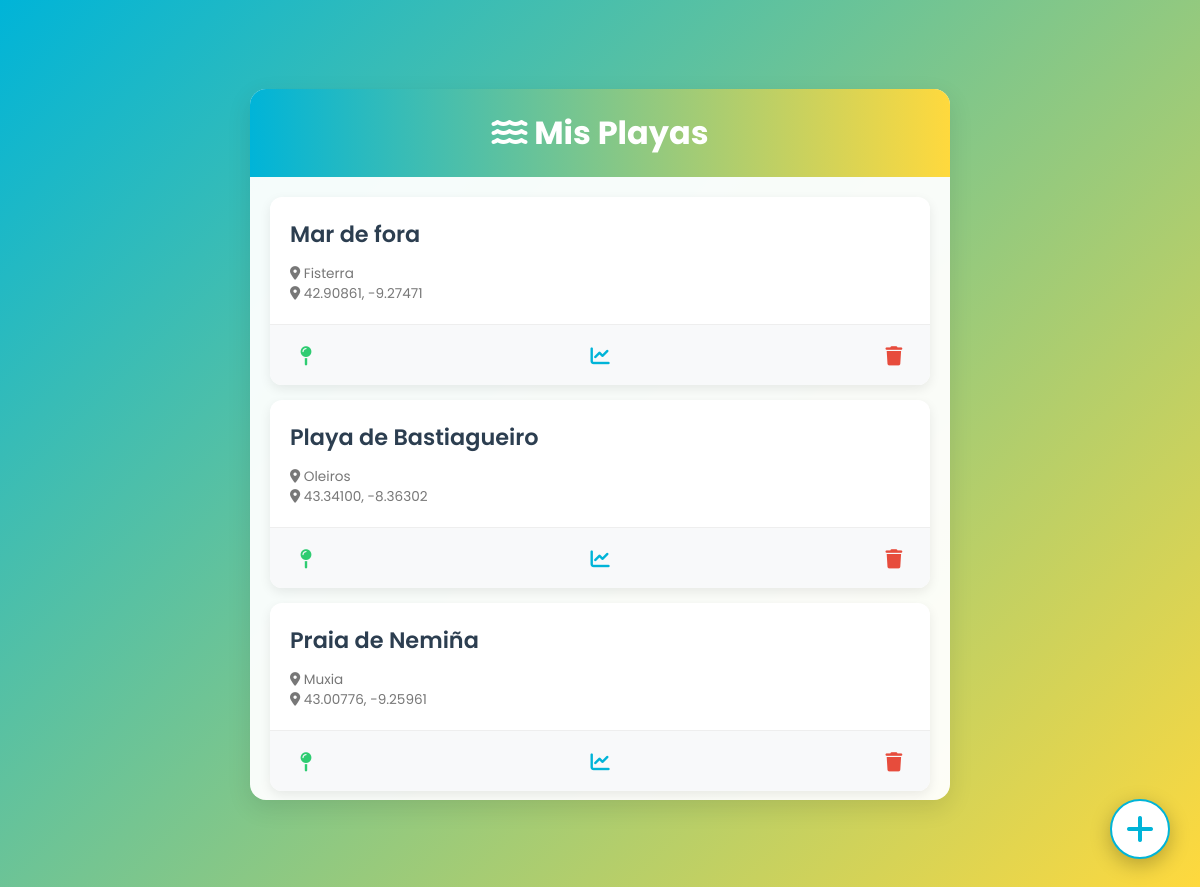
/playas/ (signed in), run on an earlier commit of the app's database.
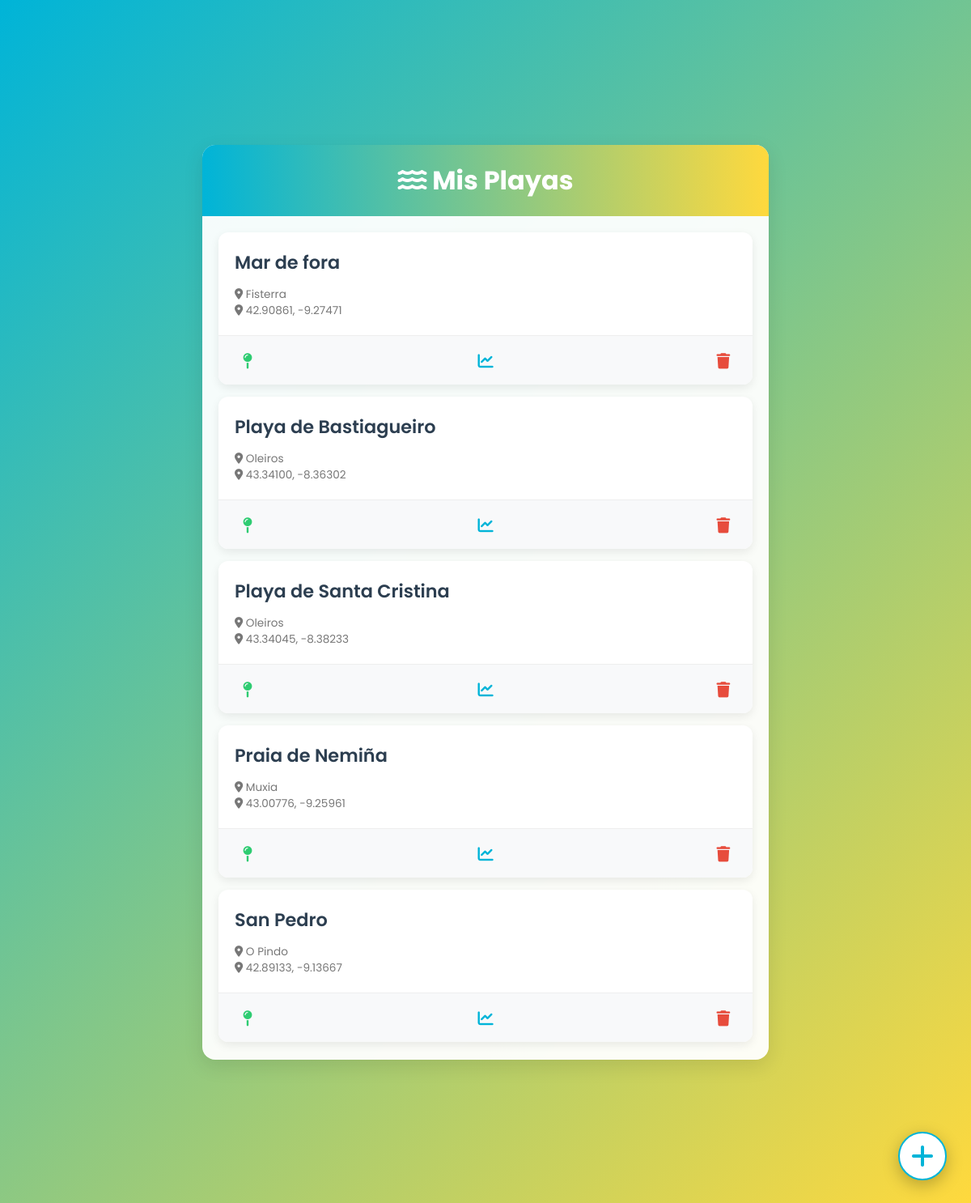
And on a later commit of the database.
### SurfApp/models.py (models this page shows, shortened)
class Playa(models.Model):
    nombre = models.CharField(max_length=100)
    lugar = models.CharField(max_length=100)
    latitud = models.FloatField()
    longitud = models.FloatField()

### SurfApp/views.py (the view)
# urls.py: path('playas/', views.playas_index_view, name='playas' ),
@login_required
def playas_index_view(request):
    playas = Playa.objects.all().order_by('nombre')  # Obtiene todas las playas ordenadas por nombre
    return render(request, 'playas-index.html', {'playas': playas})  # Renderiza plantilla con contexto

### templates/playas-index.html (shortened to what this page needs)
<!DOCTYPE html>
<html lang="es">
<head>
    {% load static %}
    <link rel="stylesheet" href="{% static 'SurfApp/css/playas-styles.css' %}">
    <link rel="stylesheet" href="https://cdnjs.cloudflare.com/ajax/libs/font-awesome/6.4.0/css/all.min.css">
    <link rel="stylesheet" href="https://unpkg.com/leaflet@1.9.3/dist/leaflet.css" />
</head>
<body>
    <div class="container">
        <div class="header">
            <h1><i class="fas fa-water"></i> Mis Playas</h1>
        </div>
        <div id="contenedor-playas">
            {% for playa in playas %}
                <div class="playa" data-id="{{ playa.id }}">
                    <div class="playa-content">
                        <div class="playa-header">
                            <span class="nombre-playa">{{ playa.nombre }}</span>
                        </div>
                        <span class="fecha">
                            <i class="fas fa-map-marker-alt"></i> {{ playa.lugar }}
                            <br>
                            <i class="fas fa-location-dot"></i> {{ playa.latitud|floatformat:5 }}, {{ playa.longitud|floatformat:5 }}
                        </span>
                    </div>
                    <div class="acciones">
                        <button class="boton boton-mapa" onclick="verEnMapa({{ playa.latitud }}, {{ playa.longitud }}, '{{ playa.nombre }}', '{{ playa.lugar }}')" title="Ver en mapa">
                            <i class="fas fa-map-pin"></i>
                        </button>
                        <button class="boton boton-dashboard" onclick="verDashboard({{ playa.id }})" title="Ver panel de datos">
                            <i class="fas fa-chart-line"></i>
                        </button>
                        <button class="boton boton-eliminar" onclick="eliminarPlaya('{{ playa.id }}')" title="Eliminar playa">
                            <i class="fas fa-trash"></i>
                        </button>
                    </div>
                </div>
            {% empty %}
                <div class="empty-state">
                    <i class="fas fa-umbrella-beach"></i>
                    <p>No hay playas registradas.</p>
                    <p>¡Agrega tu primera playa!</p>
                </div>
            {% endfor %}
        </div>
    </div>
    <div class="agregar" onclick="agregarPlaya()">
        <i class="fas fa-plus"></i>
    </div>
    {% load static %}
</body>
</html>

### SurfApp/static/SurfApp/css/playas-styles.css (style rules this page uses)
:root { --primary-color: #00b4d8; --secondary-color: #ffd93d; --dark-color: #2c3e50; --light-color: #f9f9f9; --shadow: 0 8px 25px rgba(0, 0, 0, 0.1); --border-radius: 16px; }
* { box-sizing: border-box; margin: 0; padding: 0; }
body { font-family: 'Poppins', 'Segoe UI', sans-serif; background: linear-gradient(135deg, var(--primary-color), var(--secondary-color)); min-height: 100vh; padding: 20px; display: flex; justify-content: center; align-items: center; }
.container { width: 100%; max-width: 500px; background-color: rgba(255, 255, 255, 0.95); border-radius: var(--border-radius); box-shadow: var(--shadow); overflow: hidden; position: relative; }
.header { background: linear-gradient(to right, var(--primary-color), var(--secondary-color)); color: white; padding: 20px; text-align: center; position: sticky; top: 0; z-index: 10; }
.header h1 { font-size: 1.8rem; margin: 0; }
#contenedor-playas { padding: 20px; max-height: 70vh; overflow-y: auto; }
.playa { background-color: white; border-radius: 12px; box-shadow: 0 4px 12px rgba(0, 0, 0, 0.08); margin-bottom: 15px; transition: transform 0.3s ease, box-shadow 0.3s ease; overflow: hidden; }
.playa-content { padding: 16px; display: flex; flex-direction: column; }
.playa-header { display: flex; justify-content: space-between; align-items: center; margin-bottom: 8px; }
.nombre-playa { font-size: 1.25rem; font-weight: 600; color: var(--dark-color); max-width: 80%; }
.fecha { font-size: 0.85rem; color: #777; margin-top: 5px; display: block; }
.acciones { display: flex; justify-content: space-between; padding: 10px 16px; background-color: #f8f9fa; border-top: 1px solid #eee; }
.boton { background-color: transparent; border: none; width: 40px; height: 40px; border-radius: 50%; display: flex; align-items: center; justify-content: center; font-size: 1.2rem; cursor: pointer; transition: all 0.2s ease; color: #555; }
.boton-mapa { color: #2ecc71; }
.boton-dashboard { color: var(--primary-color); }
.boton-eliminar { color: #e74c3c; }
.agregar { position: fixed; bottom: 30px; right: 30px; width: 60px; height: 60px; border-radius: 50%; background-color: white; color: var(--primary-color); border: 2px solid var(--primary-color); font-size: 2rem; display: flex; align-items: center; justify-content: center; box-shadow: 0 6px 20px rgba(0, 0, 0, 0.25); cursor: pointer; transition: transform 0.3s ease, box-shadow 0.3s ease; z-index: 100; }
@media (min-width: 768px) { .container { max-width: 700px; } }
@media (min-width: 768px) { .header h1 { font-size: 2rem; } }
@media (min-width: 768px) { .playa-content { padding: 20px; } }
@media (min-width: 768px) { .nombre-playa { font-size: 1.4rem; } }

What changed in the data, as far as the page shows it:
added Playa: nombre "Playa de Santa Cristina", lugar "Oleiros", latitud "43.34045", longitud "-8.38233"
added Playa: nombre "San Pedro", lugar "O Pindo", latitud "42.89133", longitud "-9.13667"
